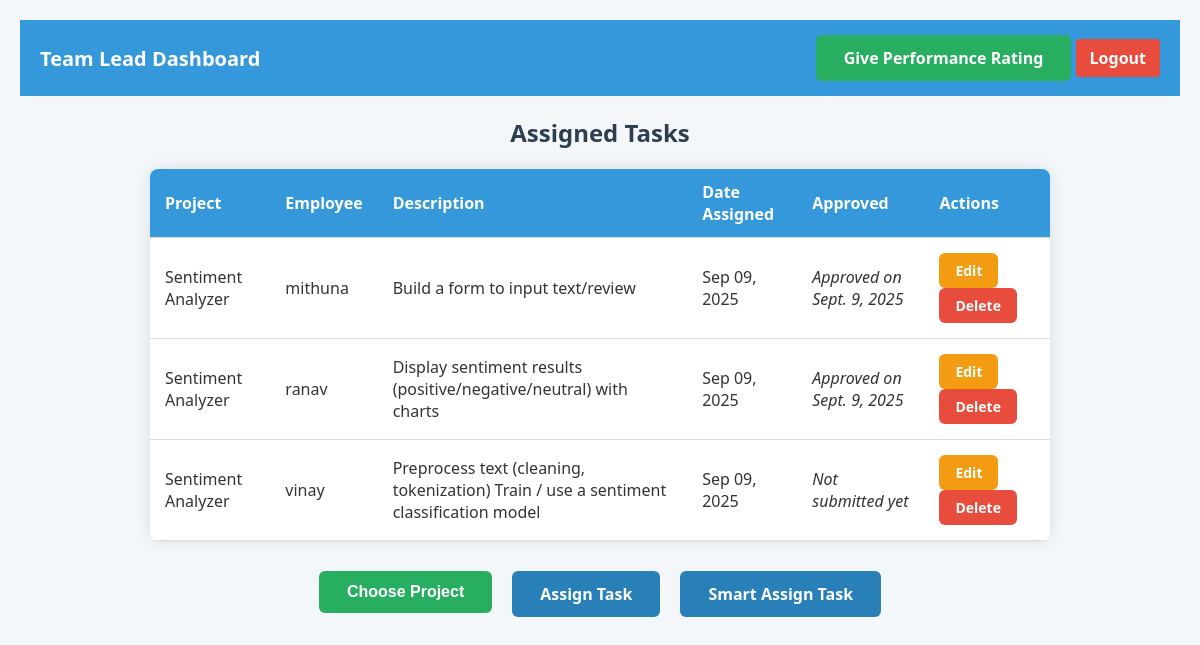
The page /dashboard/ (signed in) on the database its author committed.
### core/models.py (models this page shows, shortened)
class Task(models.Model):
    project = models.ForeignKey(Project, on_delete=models.CASCADE, null=True, blank=True)
    employee = models.ForeignKey(Employee, on_delete=models.CASCADE)
    team_lead = models.ForeignKey(TeamLead, on_delete=models.CASCADE)
    description = models.TextField(blank=True)
    date_assigned = models.DateField(auto_now_add=True)
    submitted = models.BooleanField(default=False)
    approved = models.BooleanField(default=False)
    date_submitted = models.DateField(null=True, blank=True)

class Project(models.Model):
    name = models.CharField(max_length=100)
    description = models.TextField(blank=True)
    team_lead = models.ForeignKey(TeamLead, on_delete=models.CASCADE, null=True, blank=True)
    manager = models.ForeignKey(
    CustomUser,
    on_delete=models.CASCADE,
    limit_choices_to={'role': 'Manager'},
    null=True,
    blank=True
)
    domain = models.CharField(max_length=100, null=True, blank=True)
    required_skills = models.TextField(null=True, blank=True)
    deadline = models.DateField(null=True, blank=True)
    criticality = models.IntegerField(default=3)

class Employee(models.Model):
    name  = models.CharField(max_length=100)
    email = models.EmailField(unique=True)
    team_lead = models.ForeignKey(TeamLead, on_delete=models.CASCADE)
    user = models.OneToOneField(CustomUser, on_delete=models.CASCADE)
    resume_file = models.FileField(upload_to='resumes/', null=True, blank=True)
    skills = models.TextField(null=True, blank=True)  # e.g., "Python, Django, HTML"
    age = models.IntegerField(null=True, blank=True)
    gender = models.CharField(max_length=10, choices=[('Male', 'Male'), ('Female', 'Female')], null=True, blank=True)
    education = models.IntegerField(null=True, blank=True)
    education_field = models.CharField(max_length=100, null=True, blank=True)
    job_role = models.CharField(max_length=100, null=True, blank=True)
    marital_status = models.CharField(max_length=20, choices=[
        ('Single', 'Single'),
        ('Married', 'Married'),
        ('Divorced', 'Divorced')
    ], null=True, blank=True)
    monthly_income = models.FloatField(null=True, blank=True)
    department = models.CharField(max_length=100, null=True, blank=True)
    def __str__(self):
        return self.name

### core/views.py (the view)
# urls.py: path('dashboard/', views.dashboard, name='dashboard'),
@login_required
def dashboard(request):
    user = request.user
    if user.role == "HR":
     return hr_dashboard(request)
    elif user.role == "TL":
     return teamlead_dashboard(request)
    elif user.role == "EMP":
     return employee_dashboard(request)
    elif user.role == "Guest":
     return guest_dashboard(request)
    elif user.role == "Manager":
        return manager_dashboard(request)
    else:
        messages.error(request, "Unknown role.")
        return redirect("login")

### core/templates/core/teamlead_dashboard.html (shortened to what this page needs)
<!DOCTYPE html>
<html lang="en">
<head>
</head>
<body>
<nav>
  <div style="font-size: 20px; font-weight: bold;">Team Lead Dashboard</div>
  <div>
    <a href="{% url 'give_rating' %}" class="btn">Give Performance Rating</a>
    <a href="{% url 'logout' %}">Logout</a>
  </div>
</nav>
<h2>Assigned Tasks</h2>
<table>
  <thead>
    <tr>
      <th>Project</th>
      <th>Employee</th>
      <th>Description</th>
      <th>Date Assigned</th>
      <th>Approved</th>
      <th>Actions</th>
    </tr>
  </thead>
  <tbody>
    {% for task in tasks %}
      <tr>
        <td>{{ task.project.name }}</td>
        <td>{{ task.employee }}</td>
        <td>{{ task.description }}</td>
        <td>{{ task.date_assigned|date:"M d, Y" }}</td>
        <td>
    {% if task.submitted and not task.approved %}
        <form method="POST" action="{% url 'approve_task' task.id %}">
            {% csrf_token %}
            <button type="submit">Approve</button>
        </form>
    {% elif task.approved %}
        <p><em>Approved on {{ task.date_submitted }}</em></p>
    {% else %}
        <p><em>Not submitted yet</em></p>
    {% endif %}
</td>
       <td>
  <a href="{% url 'edit_task' task.id %}" class="action-btn edit">Edit</a>
  <a href="{% url 'delete_task' task.id %}" class="action-btn delete" onclick="return confirm('Are you sure?');">Delete</a>
</td>
      </tr>
    {% empty %}
      <tr>
        <td colspan="6">No tasks assigned yet.</td>
      </tr>
    {% endfor %}
  </tbody>
</table>
<div class="button-group">
  <form action="{% url 'choose_project' %}" method="get" style="display:inline;">
    <button type="submit" class="btn">Choose Project</button>
  </form>
  <a href="{% url 'assign_task' %}" class="btn assign-btn">Assign Task</a>
  <a href="{% url 'smart_assign' %}" class="btn assign-btn">Smart Assign Task</a>
</div>
</body>
</html>

### core/templates/core/teamlead_dashboard.html (style rules this page uses)
body { font-family: 'Segoe UI', Tahoma, Geneva, Verdana, sans-serif; background-color: #f4f7f9; margin: 0; padding: 20px; color: #333; }
h2 { text-align: center; color: #2c3e50; margin-bottom: 20px; }
table { max-width: 900px; margin: 0 auto 30px; border-collapse: collapse; width: 100%; background: #fff; border-radius: 8px; overflow: hidden; box-shadow: 0 0 15px rgba(0,0,0,0.1); }
th, td { padding: 12px 15px; border-bottom: 1px solid #ddd; text-align: left; }
th { background-color: #3498db; color: white; }
nav { background-color: #3498db; padding: 15px 20px; color: white; display: flex; justify-content: space-between; align-items: center; margin-bottom: 20px; }
nav a { color: white; text-decoration: none; font-weight: bold; background-color: #e74c3c; padding: 8px 14px; border-radius: 4px; }
.button-group { max-width: 900px; margin: 0 auto 40px; text-align: center; gap: 20px; display: flex; justify-content: center; flex-wrap: wrap; }
.btn { background-color: #27ae60; color: white; font-weight: 600; padding: 12px 28px; border: none; border-radius: 6px; cursor: pointer; font-size: 16px; text-decoration: none; display: inline-block; transition: background-color 0.3s ease; }
.assign-btn { background-color: #2980b9; padding: 12px 28px; font-weight: 600; border-radius: 6px; transition: background-color 0.3s ease; }
.action-btn { padding: 8px 16px; border: none; border-radius: 6px; color: white; font-weight: 600; font-size: 14px; text-decoration: none; cursor: pointer; transition: background-color 0.3s ease; display: inline-block; margin-right: 5px; }
.action-btn.edit { background-color: #f39c12; }
.action-btn.delete { background-color: #e74c3c; }

### rows shown on the page
Task: project.name "Sentiment Analyzer", employee "mithuna", description "Build a form to input text/review", date_assigned "Sep 09, 2025", date_submitted "Sept. 9, 2025"
Task: project.name "Sentiment Analyzer", employee "ranav", description "Display sentiment results (positive/negative/neutral) with charts", date_assigned "Sep 09, 2025", date_submitted "Sept. 9, 2025"
Task: project.name "Sentiment Analyzer", employee "vinay", description "Preprocess text (cleaning, tokenization) Train / use a sentiment classification model", date_assigned "Sep 09, 2025", submitted "Not submitted yet"
